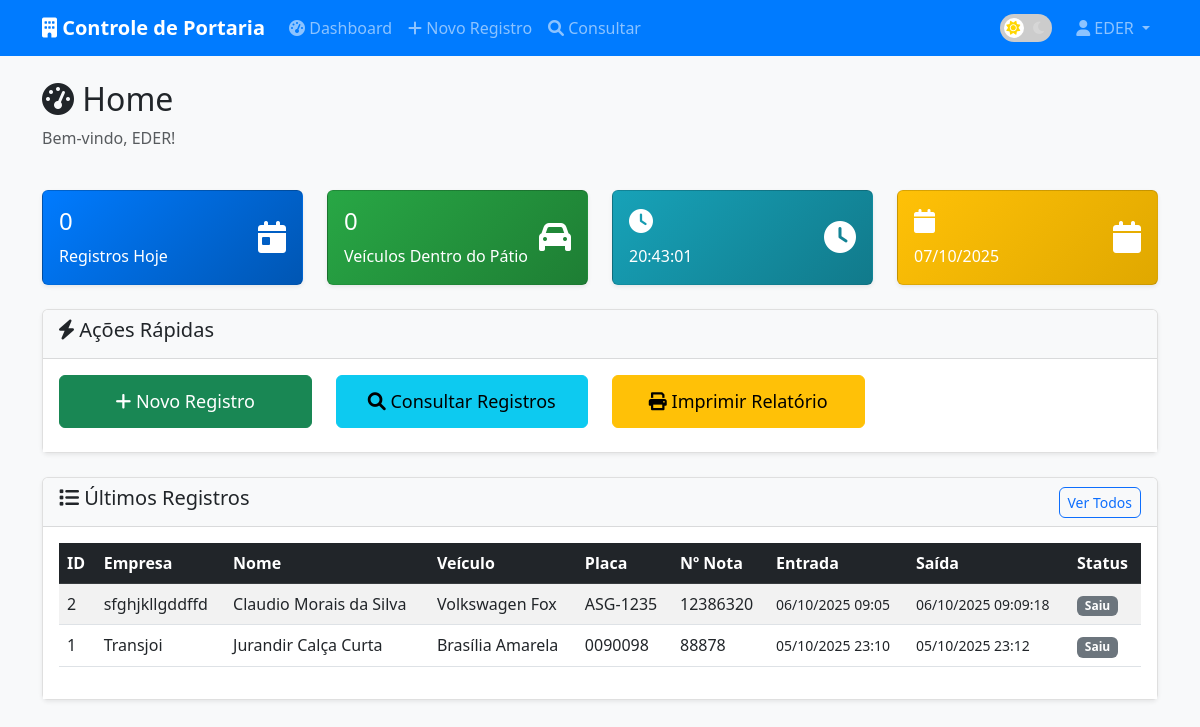
The app's page /dashboard (signed in) with its own data.
### tables this page shows
CREATE TABLE controle (
            id INTEGER PRIMARY KEY AUTOINCREMENT,
            destino TEXT NOT NULL,
            tipo TEXT NOT NULL,
            empresa TEXT NOT NULL,
            nome TEXT NOT NULL,
            rg TEXT NOT NULL,
            veiculo TEXT NOT NULL,
            placa TEXT NOT NULL,
            cr TEXT NOT NULL,
            data_entrada TEXT NOT NULL,
            data_saida TEXT NOT NULL,
            hora_entrada TEXT NOT NULL,
            hora_saida TEXT NOT NULL,
            n_nota TEXT NOT NULL,
            obs TEXT NOT NULL,
            periodo TEXT NOT NULL,
            periodoalterado TEXT NOT NULL,
            usuario TEXT NOT NULL,
            usuarioalterado TEXT NOT NULL,
            data_alterada TEXT NOT NULL
        );

### app.py (the view)
@app.route("/dashboard")
@login_required
def dashboard():
    conn = get_db_connection()
    hoje = datetime.now().strftime("%Y-%m-%d")
    registros_hoje = conn.execute(
        "SELECT COUNT(*) as count FROM controle WHERE data_entrada = ?",
        (hoje,)
    ).fetchone()["count"]
    veiculos_dentro = conn.execute(
        "SELECT COUNT(*) as count FROM controle WHERE data_saida = \"\" OR data_saida IS NULL"
    ).fetchone()["count"]
    ultimos_registros = conn.execute(
        """SELECT * FROM controle
           ORDER BY id DESC
           LIMIT 10"""
    ).fetchall()
    conn.close()
    return render_template("dashboard.html",
                         registros_hoje=registros_hoje,
                         veiculos_dentro=veiculos_dentro,
                         ultimos_registros=ultimos_registros)

### app.py (called while the page is built)
def get_db_connection():
    conn = sqlite3.connect(DATABASE)
    conn.row_factory = sqlite3.Row
    return conn

def is_logged_in():
    return "username" in session

def login_required(f):
    @wraps(f)
    def decorated_function(*args, **kwargs):
        if not is_logged_in():
            return redirect(url_for("index"))
        return f(*args, **kwargs)
    return decorated_function

### templates/dashboard.html (shortened to what this page needs)
{% extends "base.html" %}
{% block content %}
<div class="container mt-4">
    <div class="row mb-4">
        <div class="col">
            <h2><i class="fas fa-tachometer-alt"></i> Home</h2>
            <p class="text-muted">Bem-vindo, {{ session.username }}!</p>
        </div>
    </div>
    <div class="row mb-4">
        <div class="col-md-3">
            <div class="card bg-primary text-white">
                <div class="card-body">
                    <div class="d-flex justify-content-between">
                        <div>
                            <h4>{{ registros_hoje }}</h4>
                            <p class="mb-0">Registros Hoje</p>
                        </div>
                        <div class="align-self-center">
                            <i class="fas fa-calendar-day fa-2x"></i>
                        </div>
                    </div>
                </div>
            </div>
        </div>
        <div class="col-md-3">
            <div class="card bg-success text-white">
                <div class="card-body">
                    <div class="d-flex justify-content-between">
                        <div>
                            <h4>{{ veiculos_dentro }}</h4>
                            <p class="mb-0">Veículos Dentro do Pátio</p>
                        </div>
                        <div class="align-self-center">
                            <i class="fas fa-car fa-2x"></i>
                        </div>
                    </div>
                </div>
            </div>
        </div>
        <div class="col-md-3">
            <div class="card bg-info text-white">
                <div class="card-body">
                    <div class="d-flex justify-content-between">
                        <div>
                            <h4><i class="fas fa-clock"></i></h4>
                            <p class="mb-0" id="current-time">--:--</p>
                        </div>
                        <div class="align-self-center">
                            <i class="fas fa-clock fa-2x"></i>
                        </div>
                    </div>
                </div>
            </div>
        </div>
        <div class="col-md-3">
            <div class="card bg-warning text-white">
                <div class="card-body">
                    <div class="d-flex justify-content-between">
                        <div>
                            <h4><i class="fas fa-calendar"></i></h4>
                            <p class="mb-0" id="current-date">--/--/----</p>
                        </div>
                        <div class="align-self-center">
                            <i class="fas fa-calendar fa-2x"></i>
                        </div>
                    </div>
                </div>
            </div>
        </div>
    </div>
    <div class="row mb-4">
        <div class="col">
            <div class="card">
                <div class="card-header">
                    <h5><i class="fas fa-bolt"></i> Ações Rápidas</h5>
                </div>
                <div class="card-body">
                    <div class="row">
                        <div class="col-md-3 mb-2">
                            <a href="{{ url_for('novo_registro') }}" class="btn btn-success btn-lg w-100">
                                <i class="fas fa-plus"></i> Novo Registro
                            </a>
                        </div>
                        <div class="col-md-3 mb-2">
                            <a href="{{ url_for('consultar') }}" class="btn btn-info btn-lg w-100">
                                <i class="fas fa-search"></i> Consultar Registros
                            </a>
                        </div>
                        <div class="col-md-3 mb-2">
                            <button class="btn btn-warning btn-lg w-100" onclick="window.print()">
                                <i class="fas fa-print"></i> Imprimir Relatório
                            </button>
                        </div>
                    </div>
                </div>
            </div>
        </div>
    </div>
    <div class="row">
        <div class="col">
            <div class="card">
                <div class="card-header d-flex justify-content-between align-items-center">
                    <h5><i class="fas fa-list"></i> Últimos Registros</h5>
                    <a href="{{ url_for('consultar') }}" class="btn btn-sm btn-outline-primary">
                        Ver Todos
                    </a>
                </div>
                <div class="card-body">
                    {% if ultimos_registros %}
                    <div class="table-responsive">
                        <table class="table table-striped table-hover">
                            <thead class="table-dark">
                                <tr>
                                    <th>ID</th>
                                    <th>Empresa</th>
                                    <th>Nome</th>
                                    <th>Veículo</th>
                                    <th>Placa</th>
                                    <th>Nº Nota</th>
                                    <th>Entrada</th>
                                    <th>Saída</th>
                                    <th>Status</th>
                                </tr>
                            </thead>
                            <tbody>
                                {% for registro in ultimos_registros %}
                                <tr>
                                    <td>{{ registro.id }}</td>
                                    <td>{{ registro.empresa }}</td>
                                    <td>{{ registro.nome }}</td>
                                    <td>{{ registro.veiculo }}</td>
                                    <td>{{ registro.placa }}</td>
                                    <td>{{ registro.n_nota if registro.n_nota else '' }}</td>
                                    <td>
                                        <small>
                                            {% if registro.data_entrada and registro.hora_entrada %}
                                                {{ registro.data_entrada.split('-')[2] }}/{{ registro.data_entrada.split('-')[1] }}/{{ registro.data_entrada.split('-')[0] }} {{ registro.hora_entrada }}
                                            {% endif %}
                                        </small>
                                    </td>
                                    <td>
                                        <small>
                                            {% if registro.data_saida and registro.hora_saida %}
                                                {{ registro.data_saida.split('-')[2] }}/{{ registro.data_saida.split('-')[1] }}/{{ registro.data_saida.split('-')[0] }} {{ registro.hora_saida }}
                                            {% else %}
                                                <span class="text-muted">--</span>
                                            {% endif %}
                                        </small>
                                    </td>
                                    <td>
                                        {% if registro.data_saida %}
                                            <span class="badge bg-secondary">Saiu</span>
                                        {% else %}
                                            <span class="badge bg-success">Dentro</span>
                                        {% endif %}
                                    </td>
                                </tr>
                                {% endfor %}
                            </tbody>
                        </table>
                    </div>
                    {% else %}
                    <div class="text-center text-muted py-4">
                        <i class="fas fa-inbox fa-3x mb-3"></i>
                        <p>Nenhum registro encontrado.</p>
                    </div>
                    {% endif %}
                </div>
            </div>
        </div>
    </div>
</div>
{% endblock %}

### static/css/style.css (style rules this page uses)
:root { --bg-color: #f8f9fa; --card-bg: #ffffff; --text-color: #212529; --card-border: rgba(0, 0, 0, 0.125); --card-header-bg: #f8f9fa; --table-hover: rgba(0, 0, 0, 0.075); --input-bg: #ffffff; --input-border: #ced4da; --navbar-bg: #007bff; }
body { font-family: 'Segoe UI', Tahoma, Geneva, Verdana, sans-serif; background-color: var(--bg-color); color: var(--text-color); transition: background-color 0.3s ease, color 0.3s ease; }
.card { box-shadow: 0 0.125rem 0.25rem rgba(0, 0, 0, 0.075); border: 1px solid var(--card-border); border-radius: 0.375rem; background-color: var(--card-bg); color: var(--text-color); transition: all 0.3s ease; }
.card-header { background-color: var(--card-header-bg); border-bottom: 1px solid var(--card-border); color: var(--text-color); }
.card-body { background-color: var(--card-bg); color: var(--text-color); }
.card.bg-primary { background: linear-gradient(135deg, #007bff 0%, #0056b3 100%) !important; color: white !important; }
.card.bg-success { background: linear-gradient(135deg, #28a745 0%, #1e7e34 100%) !important; color: white !important; }
.card.bg-info { background: linear-gradient(135deg, #17a2b8 0%, #117a8b 100%) !important; color: white !important; }
.card.bg-warning { background: linear-gradient(135deg, #ffc107 0%, #e0a800 100%) !important; color: white !important; }
.card.bg-primary .card-body, .card.bg-success .card-body, .card.bg-info .card-body, .card.bg-warning .card-body { background: transparent !important; color: inherit !important; }
.table { color: var(--text-color); }
.btn { border-radius: 0.375rem; font-weight: 500; transition: all 0.3s ease; }
.btn-lg { padding: 0.75rem 1.5rem; font-size: 1.125rem; }
.badge { font-size: 0.75em; }

### records on screen
controle: id "2", empresa "sfghjkllgddffd", nome "Claudio Morais da Silva", veiculo "Volkswagen Fox", placa "ASG-1235", n_nota "12386320", data_entrada "06", data_entrada "10", data_entrada "2025", hora_entrada "09:05", data_saida "06", data_saida "10", data_saida "2025", hora_saida "09:09:18", shows "Saiu"
controle: id "1", empresa "Transjoi", nome "Jurandir Calça Curta", veiculo "Brasília Amarela", placa "0090098", n_nota "88878", data_entrada "05", data_entrada "10", data_entrada "2025", hora_entrada "23:10", data_saida "05", data_saida "10", data_saida "2025", hora_saida "23:12", shows "Saiu"

### other values on screen
{{ session.username }} "EDER"
{{ registros_hoje }} "0"
{{ veiculos_dentro }} "0"
